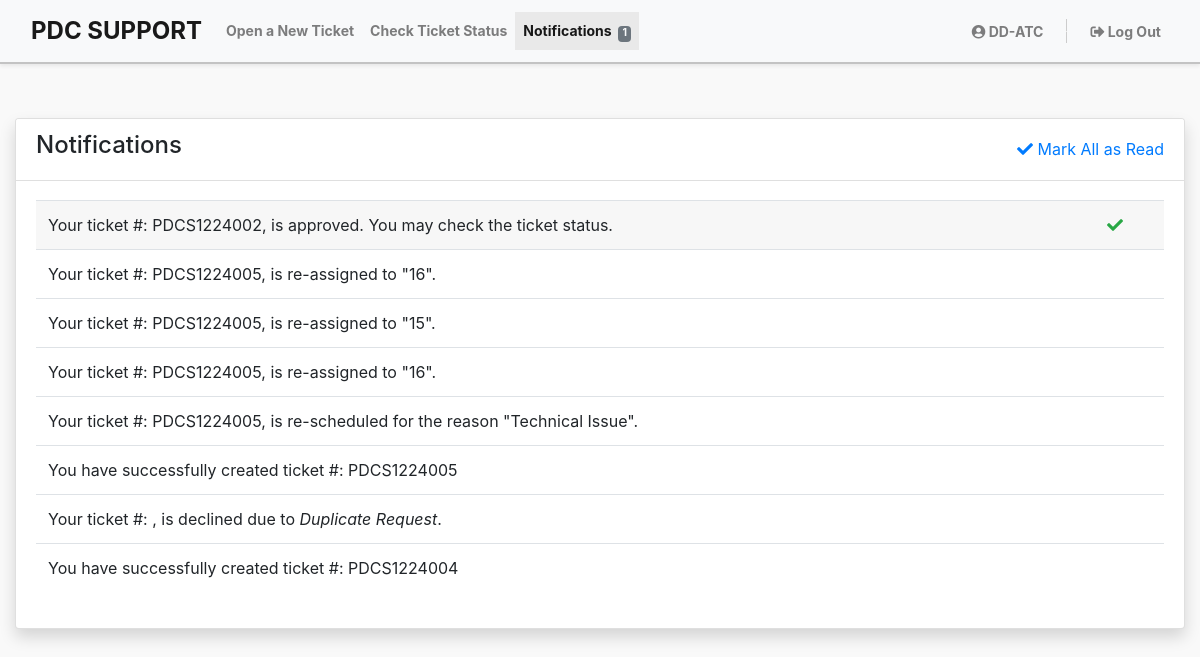
The app's page /pages/user/notification (signed in), older data.
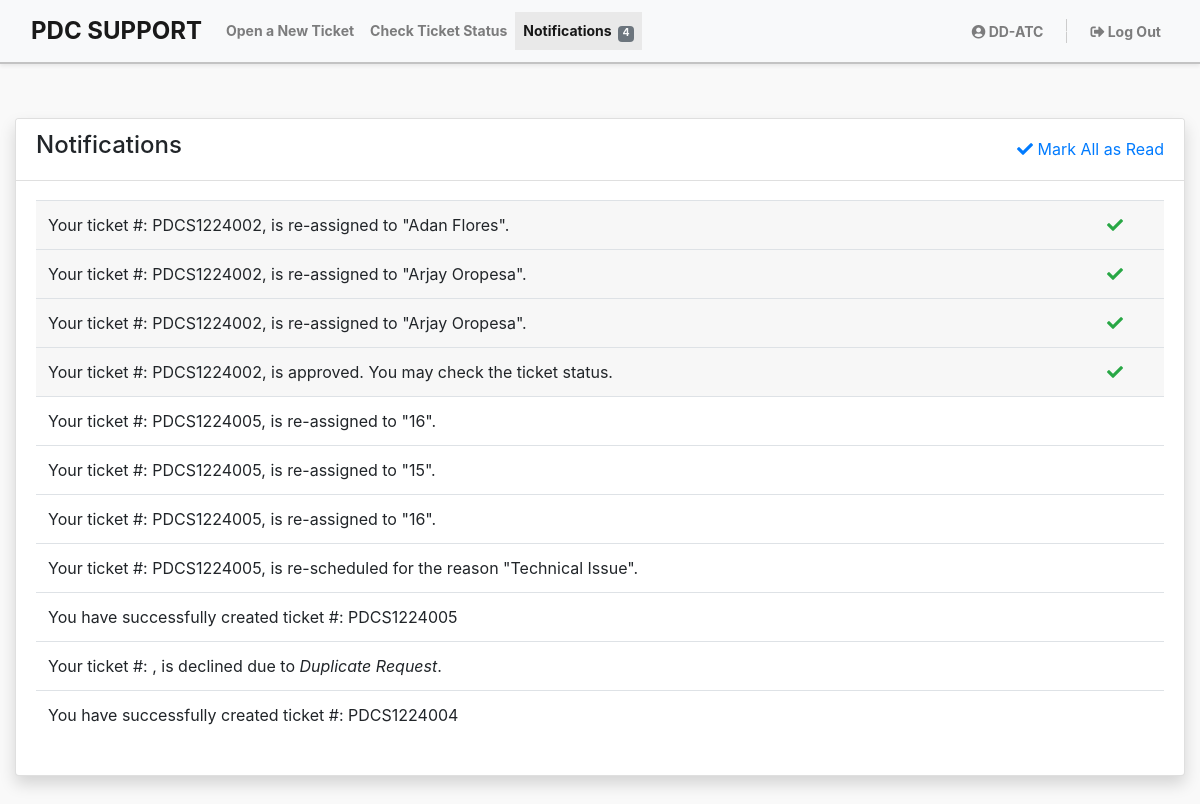
The same page, newer data.
### tables this page shows
CREATE TABLE `tbl_notif` (
  `id` int(100) NOT NULL,
  `notif_msg` varchar(5000) NOT NULL,
  `status` enum('0','1') NOT NULL DEFAULT '1',
  `user_id` int(100) NOT NULL,
  `post_date` datetime(6) NOT NULL DEFAULT current_timestamp(6)
);

### pages/user/user.notification.php (the view, shortened to what this page needs)
<?php
include('user.header.php');
$user_id = $_SESSION['id'];
$notif_qry = mysqli_query($conn, "SELECT * FROM `tbl_notif` WHERE user_id = $user_id ORDER BY post_date DESC");
?>
    <div class="container my-5">
        <div class="card shadow mb-4">
            <div class="card-header d-flex justify-content-between align-items-center" style="background-color:#fff;">
                <div>
                    <h4>Notifications</h4>
                </div>
                <div>
                    <a href="mark-all-read?id=<?php echo $user_id; ?>"><i class="fas fa-check"></i>&nbsp;Mark All as Read</a>
                </div>
            </div>
            <div class="card-body">
                <div clss="table-responsive">
                    <table class="table w-100" id="notif_tbl">
                        <tbody>
                            <?php
                                if (mysqli_num_rows($notif_qry) > 0) {
                                    mysqli_data_seek($notif_qry, 0);
                                    while($notif_row=mysqli_fetch_array($notif_qry)){
                                        if ($notif_row['status']=='1') {
                            ?>
                            <tr style="background-color: rgba(0, 0, 0, .03);">
                                <td><?php echo $notif_row['notif_msg']; ?></td>
                                <td><a href="mark-read?id=<?php echo $notif_row['id']; ?>" class="text-success" title="read"><i class="fas fa-check"></i></a></td>
                            </tr>
                            <?php } else{ ?>
                                <tr>
                                    <td><?php echo $notif_row['notif_msg']; ?></td>
                                    <td></td>
                                </tr>
                            <?php
                                        }
                                    }
                                } else {
                                    echo "<tr><td colspan='2'><i>No notifications yet.</i></td></tr>";
                                }
                            ?>
                        </tbody>
                    </table>
                </div>
            </div>
        </div>
    </div>
<?php include('user.footer.php'); ?>

### pages/user/user.header.php (shortened to what this page needs)
<?php
include('../includes/connection.php');
$notifcnt_qry = $conn->query("SELECT COUNT(*) AS unread_count FROM tbl_notif WHERE user_id = $_SESSION[id] AND status = '1'");
$unread_count = 0;
if ($notifcnt_qry) {
    $notifcnt_row = $notifcnt_qry->fetch_assoc();
    $unread_count = $notifcnt_row['unread_count'];
}
?>
<!DOCTYPE html>
<html lang="en">
    <head>
        <link href="../../assets/vendor/bootstrap/css/bootstrap.min.css" rel="stylesheet">
        <link href="../../assets/vendor/bootstrap-icons/bootstrap-icons.css" rel="stylesheet">
        <link href="../../assets/vendor/fontawesome/css/all.min.css" rel="stylesheet">
        <link href="../../assets/vendor/swiper/swiper-bundle.min.css" rel="stylesheet">
        <link href="../../assets/vendor/datatables/jquery.dataTables.min.css" rel="stylesheet">
        <link href="../../assets/css/user.style.css" rel="stylesheet">
    </head>
    <body id="page-top">
        <nav class="navbar navbar-expand-lg navbar-light bg-light shadow-sm fixed-top">
            <div class="container">
                <a class="navbar-brand" href="dashboard">PDC SUPPORT</a>
                <div class="collapse navbar-collapse" id="navbarNav">
                    <ul class="navbar-nav mr-auto">
                        <li class="nav-item">
                            <a class="nav-link <?php echo ($page == 'user/open-ticket') ? 'active' : ''; ?>" href="open-ticket">Open a New Ticket</a>
                        </li>
                        <li class="nav-item">
                            <a class="nav-link <?php echo in_array($page, ['user/track-ticket', 'user/my-ticket', 'user/ticket-history']) ? 'active' : ''; ?>" href="track-ticket">Check Ticket Status</a>
                        </li>
                        <li class="nav-item">
                            <a class="nav-link <?php echo ($page == 'user/notification') ? 'active' : ''; ?>" aria-current="page" href="notification">Notifications&nbsp;
                                <?php if ($unread_count > 0) { ?>
                                    <span class="badge bg-secondary text-light">
                                        <?php echo ($unread_count > 99) ? '99+' : $unread_count; ?>
                                    </span>
                                <?php } ?>
                            </a>
                        </li>
                    </ul>
                    <ul class="navbar-nav">
                        <li class="nav-item">
                            <a class="nav-link" href="#"><i class="fas fa-user-circle"></i>&nbsp;<?php echo $_SESSION['name']; ?></a>
                        </li>
                        <li class="nav-item">
                            <a class="nav-link" href="logout"><i class="fas fa-sign-out-alt"></i>&nbsp;Log Out</a>
                        </li>
                    </ul>
                </div>
            </div>
        </nav>

Row changes from the older to the newer data that the page shows:
added tbl_notif: notif_msg "Your ticket #: PDCS1224002, is re-assigned to \"Adan Flores\"."
added tbl_notif: notif_msg "Your ticket #: PDCS1224002, is re-assigned to \"Arjay Oropesa\"."
added tbl_notif: notif_msg "Your ticket #: PDCS1224002, is re-assigned to \"Arjay Oropesa\"."
Text that changed along with them:
$unread_count: "1" → "4"
